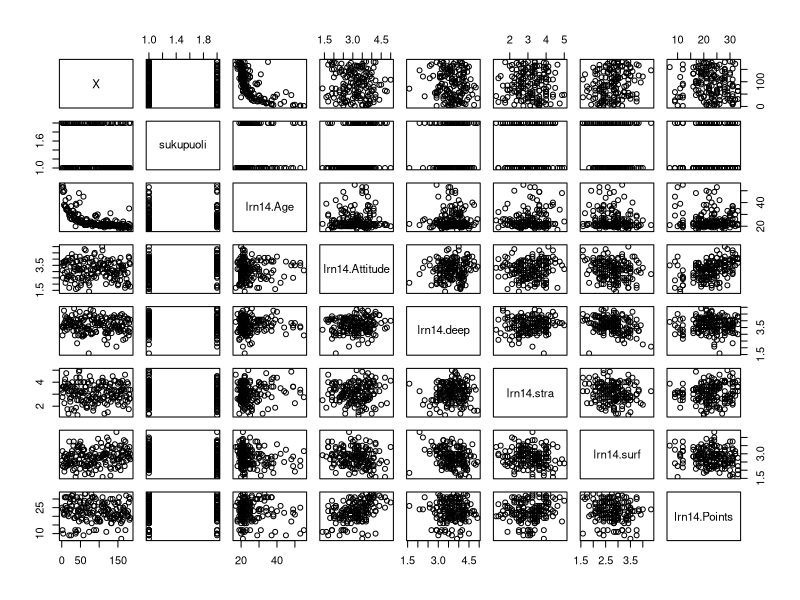
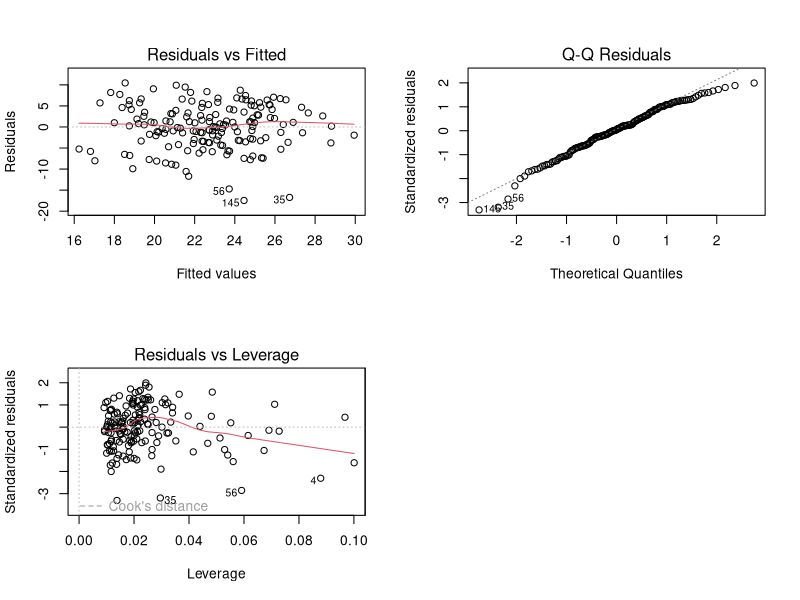

Reproduce these figures in R, in order.
## ---- chunk 1
date()

#1. 
heididata <- read.table("data/heidindata.csv", sep=",", header=TRUE)
#Explore the structure and the dimensions of the data 
str(heididata)
dim(heididata)
#The dataset "newdata" includes 8 variables and 166 observations. 
#It is a subdata of an international survey of Approaches to Learning, which has been collected 3.12.2014 - 10.1.2015. The variables included in the  "heididata" are gender, age, attitude, deep learning, strategic learning, surface learning, points and a running variable X.

#2. Graphical overview
plot(heididata)
summary(heididata)
#The age of the respondents is between 17 and 55;  attitude approximately 1,4 - 5,0; deep learning approximately 1.6 - 4,9; strategic learning approximately 1,3 - 5,0; surface learning approximately 1,6 - 4,3 and points 7 - 33. 

# 3. My regression model explains the target (dependent) variable, exam points, with gender, strategic learning and attitude. 
my_regression <- lm(lrn14.Points ~ sukupuoli + lrn14.Age + lrn14.Attitude , data = heididata)
#Print out a summary of my regression model
summary(my_regression)
#The regression model explains the target (dependent) variable, exam points, with gender, strategic learning and attitude. Attitude has a statistically significant relationship with Points, but gender and age do not. 

#Running the regression again with just attitude as the explanatory variable and print out a summary of the regression model:
my_regression2 <- lm(lrn14.Points ~ lrn14.Attitude , data = heididata)
summary(my_regression2)

#4. Since gender and age did not have a statistically significant effect, I will analyze the summary of the my_regression2 with attitude as the explanatory variable. 

#The coefficient is 3.25, meaning that when the explanatory variable (attitude) moves one unit, the target variable moves 3.25 units. One unit better attitude, should result in 3.25 more points! 

#The multiple R squared of the model is 0.1906. This means how much of the model is explained by attitude.

#5.

# I am using the linear model object "my_regression" with several explanatory variables that was created earlier
#This will place the following 4 graphics to the same plot:
par(mfrow = c(2,2))

#Calling the plot function with 1 (Residuals vs Fitted values), 2 (Normal QQ-plot) & 5 (Residuals vs Leverage). 
plot(my_regression,which=c(1,2,5)) 
#Explain the assumptions of the model and interpret the validity of those assumptions based on the diagnostic plots. (0-3 points)

